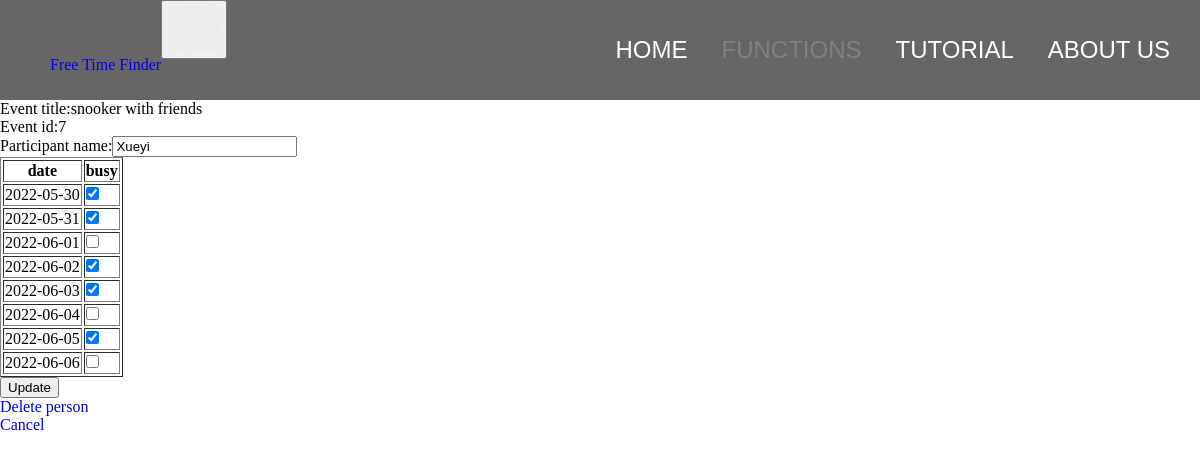
Screenshot of /edit_participant?person_id=30 with the database file from the repository.
### main.py (models this page shows, shortened)
class Event(db.Model):
    id = db.Column(db.Integer, primary_key=True)
    title = db.Column(db.String(100))
    dates = db.relationship("Date", cascade="all, delete-orphan", backref="event")
    people = db.relationship("Person", cascade="all, delete-orphan", backref="event")

class Person(db.Model):
    id = db.Column(db.Integer, primary_key=True)
    name = db.Column(db.String(50))
    event_id = db.Column(db.Integer, db.ForeignKey("event.id"))
    busy_dates = db.relationship("Busy_date", cascade="all, delete-orphan", backref="person")

class Date(db.Model):
    id = db.Column(db.Integer, primary_key=True)
    date = db.Column(db.Date)
    event_id = db.Column(db.Integer, db.ForeignKey("event.id"))

### main.py (the view)
@app.route("/edit_participant", methods=["GET", "POST"])
def edit_participant():
    person_id = request.args.get("person_id")
    query_person = Person.query.filter_by(id=person_id).first()
    query_event = query_person.event
    if request.method == "POST":
        db.session.delete(query_person)
        new_name = request.form["name"]
        new_person = Person(name=new_name, event=query_event)
        db.session.add(new_person)
        for i in request.form:
            if i != "name":
                busy_date = datetime.datetime.strptime(i, "%Y-%m-%d").date()
                new_busy_date = Busy_date(date=busy_date, person=new_person)
                db.session.add(new_busy_date)
        db.session.commit()
        return render_template("edit_participant_status.html", status="Success", person=new_person)
    else:
        person_busy_dates = []
        for i in query_person.busy_dates:
            person_busy_dates.append(i.date)
        return render_template("edit_participant.html", person=query_person, person_busy_dates=person_busy_dates)

### templates/edit_participant.html (shortened to what this page needs)
{% extends "base.html" %}
{% block navright %}
<li><a href="/">Home</a></li>
<li><a href="/functions" class="active">Functions</a></li>
<li><a href="/tutorial">Tutorial</a></li>
<li><a href="/about">About Us</a></li>
{% endblock %}
{% block content %}
<p>Event title:{{person.event.title}}</p>
<p>Event id:{{person.event_id}}</p>
<form id = "event_inp" action = "#" method="post">
    <p>Participant name:<input type="text" name="name", value="{{person.name}}" required></p>
    <table border="1">
        <tr>
            <th>date</th>
            <th>busy</th>
        </tr>
    {% for date in person.event.dates %}
        <tr>
            <td>{{date.date}}</td>
            <td><input type="checkbox" name="{{date.date}}" {% if date.date in person_busy_dates %} checked {% endif %}></td>
        </tr>
    {% endfor %}
    </table>
    <p id='subm'><input type='submit' value='Update'></p>
</form>
<a href="/delete_person?person_id={{person.id}}">Delete person</a>
<a href="/find_event?event_id={{person.event_id}}"><p>Cancel</p></a>
{% endblock %}

### static/css/main.css (style rules this page uses)
body { background-color:white; }
* { margin:0px; list-style: none; }
a { text-decoration: none; }
#navright li { display:inline; }
#navright a { color:white; font-size:1.5em; margin-right:30px; text-transform: uppercase; text-decoration: none; transition: color 0.1s; font-family: 'Poppins', sans-serif; }
#navright .active { color:grey; }

### rows the page displays
Event: event "snooker with friends"
Person: event_id "7", name "Xueyi"
Date: date "2022-05-30", date "☑"
Date: date "2022-05-31", date "☑"
Date: date "2022-06-01"
Date: date "2022-06-02", date "☑"
Date: date "2022-06-03", date "☑"
Date: date "2022-06-04"
Date: date "2022-06-05", date "☑"
Date: date "2022-06-06"
